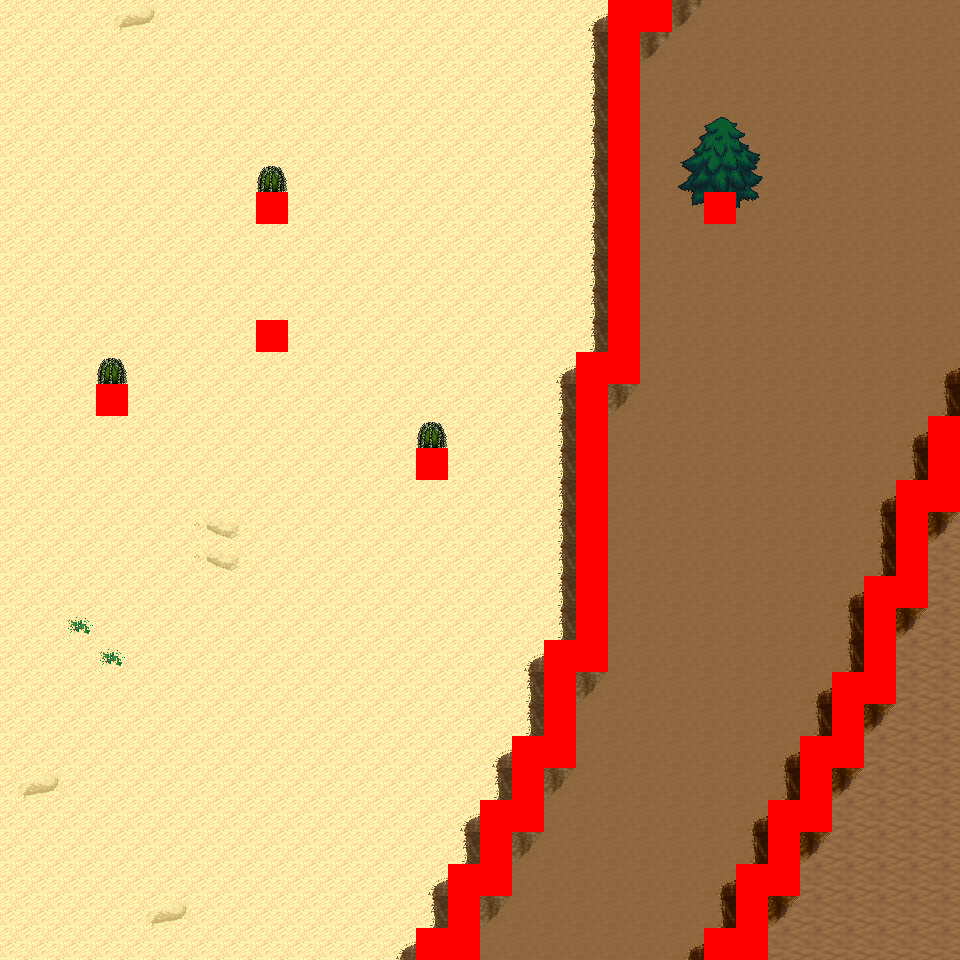

This is a level from a 2D game, rendered from its Tiled map with the project's own tilesets. A one-line summary and the map file follow, with tile-layer data summarised:
An orthogonal 30x30 tile map with 32x32 px tiles, 6 tile layers (Ground, Object, Object2, Above, ...), 12 tilesets and 8 objects (8x mapExit).

<map version="1.0" orientation="orthogonal" renderorder="right-down" width="30" height="30" tilewidth="32" tileheight="32" nextobjectid="9">
  <tileset firstgid="1" name="tileset_logic_collision" tilewidth="32" tileheight="32" tilecount="1" columns="1">
    <image source="../drawable/tileset_logic_collision.png" width="32" height="32" />
  </tileset>
  <tileset firstgid="2" name="tileset_ground_ground" tilewidth="32" tileheight="32" tilecount="33" columns="3">
    <image source="../drawable/tileset_ground_ground.png" width="96" height="352" />
  </tileset>
  <tileset firstgid="35" name="tileset_ground_ridge_earth_pale" tilewidth="32" tileheight="32" tilecount="96" columns="12">
    <image source="../drawable/tileset_ground_ridge_earth_pale.png" width="384" height="256" />
  </tileset>
  <tileset firstgid="131" name="tileset_ground_ridge_earth_dark" tilewidth="32" tileheight="32" tilecount="96" columns="12">
    <image source="../drawable/tileset_ground_ridge_earth_dark.png" width="384" height="256" />
  </tileset>
  <tileset firstgid="227" name="tileset_terrain_desert" tilewidth="32" tileheight="32" tilecount="88" columns="8">
    <image source="../drawable/tileset_terrain_desert.png" width="256" height="352" />
  </tileset>
  <tileset firstgid="315" name="tileset_ground_sand_2" tilewidth="32" tileheight="32" tilecount="15" columns="5">
    <image source="../drawable/tileset_ground_sand_2.png" width="160" height="96" />
  </tileset>
  <tileset firstgid="330" name="tileset_plant_tree_evergreen" tilewidth="32" tileheight="32" tilecount="36" columns="3">
    <image source="../drawable/tileset_plant_tree_evergreen.png" width="96" height="384" />
  </tileset>
  <tileset firstgid="366" name="tileset_plant_cactus_2" tilewidth="32" tileheight="32" tilecount="10" columns="5">
    <image source="../drawable/tileset_plant_cactus_2.png" width="160" height="64" />
  </tileset>
  <tileset firstgid="376" name="tileset_plant_cactus" tilewidth="32" tileheight="32" tilecount="2" columns="1">
    <image source="../drawable/tileset_plant_cactus.png" width="32" height="64" />
  </tileset>
  <tileset firstgid="378" name="tileset_plant_bush_various_small" tilewidth="32" tileheight="32" tilecount="9" columns="3">
    <image source="../drawable/tileset_plant_bush_various_small.png" width="96" height="96" />
  </tileset>
  <tileset firstgid="387" name="tileset_plant_tree_tree_green" tilewidth="32" tileheight="32" tilecount="80" columns="8">
    <image source="../drawable/tileset_plant_tree_tree_green.png" width="256" height="352" />
  </tileset>
  <tileset firstgid="467" name="tileset_building_fence_fence_chunky" tilewidth="32" tileheight="32" tilecount="21" columns="3">
    <image source="../drawable/tileset_building_fence_fence_chunky.png" width="96" height="224" />
  </tileset>
  <layer name="Ground" width="30" height="30">
    <data>[900 cells, 900 non-empty, 9 distinct tile ids]</data>
  </layer>
  <layer name="Object" width="30" height="30">
    <data>[900 cells, 127 non-empty, 17 distinct tile ids]</data>
  </layer>
  <layer name="Object2" width="30" height="30">
    <data>[900 cells, 0 non-empty, 0 distinct tile ids]</data>
  </layer>
  <layer name="Above" width="30" height="30">
    <data>[900 cells, 13 non-empty, 11 distinct tile ids]</data>
  </layer>
  <layer name="Above2" width="30" height="30">
    <data>[900 cells, 0 non-empty, 0 distinct tile ids]</data>
  </layer>
  <layer name="Walkable" width="30" height="30">
    <data>[900 cells, 66 non-empty, 1 distinct tile ids]</data>
  </layer>
  <objectgroup name="MapEvents">
    <object id="1" name="north" type="mapExit" x="0" y="0" width="608" height="32">
      <properties>
        <property name="map" value="level_0_x52_y112" />
        <property name="x" value="0" />
        <property name="y" value="28" />
      </properties>
    </object>
    <object id="2" name="north2" type="mapExit" x="672" y="0" width="288" height="32">
      <properties>
        <property name="map" value="level_0_x52_y112" />
        <property name="x" value="21" />
        <property name="y" value="28" />
      </properties>
    </object>
    <object id="3" name="south" type="mapExit" x="0" y="928" width="416" height="32">
      <properties>
        <property name="map" value="level_0_x52_y114" />
        <property name="x" value="0" />
        <property name="y" value="1" />
      </properties>
    </object>
    <object id="4" name="south2" type="mapExit" x="480" y="928" width="224" height="32">
      <properties>
        <property name="map" value="level_0_x52_y114" />
        <property name="x" value="15" />
        <property name="y" value="1" />
      </properties>
    </object>
    <object id="5" name="south3" type="mapExit" x="768" y="928" width="192" height="32">
      <properties>
        <property name="map" value="level_0_x52_y114" />
        <property name="x" value="24" />
        <property name="y" value="1" />
      </properties>
    </object>
    <object id="6" name="west" type="mapExit" x="0" y="0" width="32" height="960">
      <properties>
        <property name="map" value="level_0_x51_y113" />
        <property name="x" value="28" />
        <property name="y" value="0" />
      </properties>
    </object>
    <object id="7" name="east" type="mapExit" x="928" y="0" width="32" height="416">
      <properties>
        <property name="map" value="level_0_x53_y113" />
        <property name="x" value="1" />
        <property name="y" value="0" />
      </properties>
    </object>
    <object id="8" name="east2" type="mapExit" x="928" y="512" width="32" height="448">
      <properties>
        <property name="map" value="level_0_x53_y113" />
        <property name="x" value="1" />
        <property name="y" value="16" />
      </properties>
    </object>
  </objectgroup>
</map>
